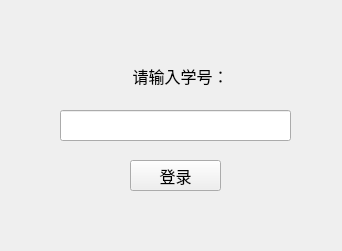
<?xml version="1.0" encoding="UTF-8"?>
<ui version="4.0">
 <class>login</class>
 <widget class="QWidget" name="login">
  <property name="geometry">
   <rect>
    <x>0</x>
    <y>0</y>
    <width>342</width>
    <height>251</height>
   </rect>
  </property>
  <property name="windowTitle">
   <string>Login</string>
  </property>
  <widget class="QLineEdit" name="lineEdit_id">
   <property name="geometry">
    <rect>
     <x>60</x>
     <y>110</y>
     <width>231</width>
     <height>31</height>
    </rect>
   </property>
   <property name="font">
    <font>
     <family>微软雅黑</family>
     <pointsize>12</pointsize>
    </font>
   </property>
   <property name="alignment">
    <set>Qt::AlignCenter</set>
   </property>
  </widget>
  <widget class="QLabel" name="label_id">
   <property name="geometry">
    <rect>
     <x>110</x>
     <y>60</y>
     <width>141</width>
     <height>31</height>
    </rect>
   </property>
   <property name="font">
    <font>
     <family>微软雅黑</family>
     <pointsize>12</pointsize>
    </font>
   </property>
   <property name="text">
    <string>请输入学号：</string>
   </property>
   <property name="alignment">
    <set>Qt::AlignCenter</set>
   </property>
  </widget>
  <widget class="QPushButton" name="pushButton_login">
   <property name="geometry">
    <rect>
     <x>130</x>
     <y>160</y>
     <width>91</width>
     <height>31</height>
    </rect>
   </property>
   <property name="font">
    <font>
     <family>微软雅黑</family>
     <pointsize>12</pointsize>
    </font>
   </property>
   <property name="text">
    <string>登录</string>
   </property>
  </widget>
 </widget>
 <resources/>
 <connections/>
</ui>
